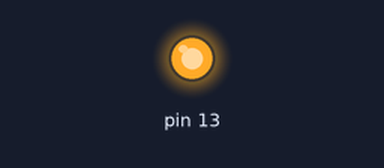
This sketch was run on a simulated Arduino Uno, built with avr-gcc and run on an emulated ATmega328P. Shown: output pins drawn as LEDs (lit = HIGH). No radio packets arrive unless stated.

Above: at 1.0 s.
At 3.1 s:
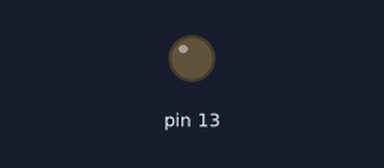
Timing chart, 0 to 5.4 s (numbered marks = the images above):
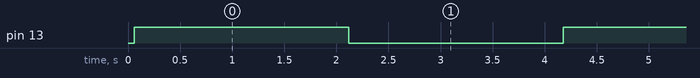

Measured:
- by itself, pin 13: alternates HIGH for 2.1 s and LOW for 2.1 s

The sketch:

transmissor_06.ino
```cpp
#include <Arduino.h>

//simple Tx on pin D12
//Written By : Mohannad Rawashdeh
// 3:00pm , 13/6/2013
//http://www.genotronex.com/
//..................................
#include <VirtualWire.h>
char *controller;
void setup() {
  pinMode(13,OUTPUT);
  vw_set_ptt_inverted(true); //
  vw_set_tx_pin(12);
  vw_setup(4000);// speed of data transfer Kbps
}
void loop(){
  controller="1" ;
  vw_send((uint8_t *)controller, strlen(controller));
  vw_wait_tx(); // Wait until the whole message is gone
  digitalWrite(13,1);
  delay(2000);
  controller="0" ;
  vw_send((uint8_t *)controller, strlen(controller));
  vw_wait_tx(); // Wait until the whole message is gone
  digitalWrite(13,0);
  delay(2000);
}
```
